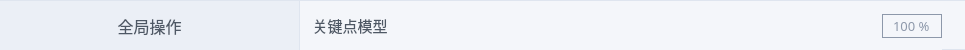
<?xml version="1.0" encoding="UTF-8"?>
<ui version="4.0">
 <class>Form</class>
 <widget class="QWidget" name="Form">
  <property name="geometry">
   <rect>
    <x>0</x>
    <y>0</y>
    <width>965</width>
    <height>50</height>
   </rect>
  </property>
  <property name="minimumSize">
   <size>
    <width>0</width>
    <height>50</height>
   </size>
  </property>
  <property name="maximumSize">
   <size>
    <width>16777215</width>
    <height>50</height>
   </size>
  </property>
  <property name="windowTitle">
   <string>Form</string>
  </property>
  <property name="styleSheet">
   <string notr="true"/>
  </property>
  <layout class="QVBoxLayout" name="verticalLayout">
   <property name="spacing">
    <number>0</number>
   </property>
   <property name="leftMargin">
    <number>0</number>
   </property>
   <property name="topMargin">
    <number>0</number>
   </property>
   <property name="rightMargin">
    <number>0</number>
   </property>
   <property name="bottomMargin">
    <number>0</number>
   </property>
   <item>
    <widget class="QFrame" name="frame">
     <property name="enabled">
      <bool>true</bool>
     </property>
     <property name="minimumSize">
      <size>
       <width>0</width>
       <height>50</height>
      </size>
     </property>
     <property name="maximumSize">
      <size>
       <width>16777215</width>
       <height>50</height>
      </size>
     </property>
     <property name="styleSheet">
      <string notr="true">background-color: #F4F6FA;
border-bottom: 1px solid #DFE5EF;
border-top: 1px solid #DFE5EF;
</string>
     </property>
     <layout class="QHBoxLayout" name="horizontalLayout">
      <property name="spacing">
       <number>0</number>
      </property>
      <property name="leftMargin">
       <number>0</number>
      </property>
      <property name="topMargin">
       <number>0</number>
      </property>
      <property name="rightMargin">
       <number>0</number>
      </property>
      <property name="bottomMargin">
       <number>0</number>
      </property>
      <item>
       <widget class="QFrame" name="frame_3">
        <property name="minimumSize">
         <size>
          <width>400</width>
          <height>50</height>
         </size>
        </property>
        <property name="maximumSize">
         <size>
          <width>400</width>
          <height>16777215</height>
         </size>
        </property>
        <property name="styleSheet">
         <string notr="true">border-style:none;</string>
        </property>
        <layout class="QHBoxLayout" name="horizontalLayout_3">
         <property name="spacing">
          <number>0</number>
         </property>
         <property name="leftMargin">
          <number>0</number>
         </property>
         <property name="topMargin">
          <number>0</number>
         </property>
         <property name="rightMargin">
          <number>0</number>
         </property>
         <property name="bottomMargin">
          <number>0</number>
         </property>
         <item>
          <widget class="QLabel" name="label_3">
           <property name="enabled">
            <bool>false</bool>
           </property>
           <property name="minimumSize">
            <size>
             <width>300</width>
             <height>0</height>
            </size>
           </property>
           <property name="maximumSize">
            <size>
             <width>300</width>
             <height>16777215</height>
            </size>
           </property>
           <property name="font">
            <font>
             <family>HarmonyOS Sans SC Medium</family>
             <pointsize>12</pointsize>
            </font>
           </property>
           <property name="styleSheet">
            <string notr="true">color:#4E5865;
background: #EBEFF6;
border-right: 1px solid #DFE5EF</string>
           </property>
           <property name="text">
            <string>全局操作</string>
           </property>
           <property name="alignment">
            <set>Qt::AlignCenter</set>
           </property>
          </widget>
         </item>
         <item>
          <widget class="QLabel" name="label_4">
           <property name="enabled">
            <bool>false</bool>
           </property>
           <property name="sizePolicy">
            <sizepolicy hsizetype="Fixed" vsizetype="Fixed">
             <horstretch>0</horstretch>
             <verstretch>0</verstretch>
            </sizepolicy>
           </property>
           <property name="minimumSize">
            <size>
             <width>100</width>
             <height>0</height>
            </size>
           </property>
           <property name="maximumSize">
            <size>
             <width>100</width>
             <height>16777215</height>
            </size>
           </property>
           <property name="font">
            <font>
             <family>HarmonyOS Sans SC Medium</family>
             <pointsize>11</pointsize>
            </font>
           </property>
           <property name="styleSheet">
            <string notr="true">color:#4E5865;
border-style:none;
margin: 10px 10px;</string>
           </property>
           <property name="text">
            <string>关键点模型</string>
           </property>
           <property name="alignment">
            <set>Qt::AlignCenter</set>
           </property>
          </widget>
         </item>
        </layout>
       </widget>
      </item>
      <item alignment="Qt::AlignLeft">
       <widget class="QFrame" name="frame_2">
        <property name="minimumSize">
         <size>
          <width>0</width>
          <height>50</height>
         </size>
        </property>
        <property name="styleSheet">
         <string notr="true">border-style:none;</string>
        </property>
        <layout class="QHBoxLayout" name="horizontalLayout_2">
         <property name="spacing">
          <number>15</number>
         </property>
         <property name="leftMargin">
          <number>12</number>
         </property>
         <property name="topMargin">
          <number>0</number>
         </property>
         <property name="rightMargin">
          <number>0</number>
         </property>
         <property name="bottomMargin">
          <number>0</number>
         </property>
         <item>
          <widget class="QPushButton" name="rectangle">
           <property name="enabled">
            <bool>false</bool>
           </property>
           <property name="sizePolicy">
            <sizepolicy hsizetype="Fixed" vsizetype="Fixed">
             <horstretch>0</horstretch>
             <verstretch>0</verstretch>
            </sizepolicy>
           </property>
           <property name="minimumSize">
            <size>
             <width>32</width>
             <height>32</height>
            </size>
           </property>
           <property name="cursor">
            <cursorShape>PointingHandCursor</cursorShape>
           </property>
           <property name="toolTip">
            <string>绘制矩形</string>
           </property>
           <property name="styleSheet">
            <string notr="true">QPushButton{
border-style:none;
background-image: url(:/tool_button/tool_button/rectangle.svg);
background-position: center;
background-repeat: norepeat;	
}
QPushButton:hover{
background-color: #DFE5EF;
background-image: url(:/tool_button/tool_button/rectangle.svg);
background-repeat: norepeat;
background-position: center;
}
QPushButton:pressed{
	background-image: url(:/tool_button/tool_button/rectangle_press.svg);
}
QPushButton:!enabled{
	background-image: url(:/tool_button/tool_button/rectangle_disable.svg);
}
QPushButton:checked{
	background-image: url(:/tool_button/tool_button/rectangle_active.svg);
}</string>
           </property>
           <property name="text">
            <string/>
           </property>
           <property name="checkable">
            <bool>true</bool>
           </property>
           <property name="checked">
            <bool>false</bool>
           </property>
          </widget>
         </item>
         <item>
          <widget class="QPushButton" name="polygon">
           <property name="enabled">
            <bool>false</bool>
           </property>
           <property name="sizePolicy">
            <sizepolicy hsizetype="Fixed" vsizetype="Fixed">
             <horstretch>0</horstretch>
             <verstretch>0</verstretch>
            </sizepolicy>
           </property>
           <property name="minimumSize">
            <size>
             <width>32</width>
             <height>32</height>
            </size>
           </property>
           <property name="cursor">
            <cursorShape>PointingHandCursor</cursorShape>
           </property>
           <property name="toolTip">
            <string>绘制多边形</string>
           </property>
           <property name="styleSheet">
            <string notr="true">QPushButton{
border-style:none;
background-image: url(:/tool_button/tool_button/polygon.svg);
background-position: center;
background-repeat: norepeat;	
}
QPushButton:hover{
background-color: #DFE5EF;
background-image: url(:/tool_button/tool_button/polygon.svg);
background-repeat: norepeat;
background-position: center;
}
QPushButton:pressed{
	background-image: url(:/tool_button/tool_button/polygon_press.svg);
}
QPushButton:!enabled{
	background-image: url(:/tool_button/tool_button/polygon_disable.svg);
}
QPushButton:checked{
	background-image: url(:/tool_button/tool_button/polygon_active.svg);
}</string>
           </property>
           <property name="text">
            <string/>
           </property>
           <property name="checkable">
            <bool>true</bool>
           </property>
           <property name="checked">
            <bool>false</bool>
           </property>
          </widget>
         </item>
         <item>
          <widget class="QPushButton" name="point">
           <property name="enabled">
            <bool>false</bool>
           </property>
           <property name="sizePolicy">
            <sizepolicy hsizetype="Fixed" vsizetype="Fixed">
             <horstretch>0</horstretch>
             <verstretch>0</verstretch>
            </sizepolicy>
           </property>
           <property name="minimumSize">
            <size>
             <width>32</width>
             <height>32</height>
            </size>
           </property>
           <property name="cursor">
            <cursorShape>PointingHandCursor</cursorShape>
           </property>
           <property name="toolTip">
            <string>绘制控制点</string>
           </property>
           <property name="styleSheet">
            <string notr="true">QPushButton{
border-style:none;
background-image: url(:/tool_button/tool_button/point.svg);
background-position: center;
background-repeat: norepeat;	
}
QPushButton:hover{
background-color: #DFE5EF;
background-image: url(:/tool_button/tool_button/point.svg);
background-repeat: norepeat;
background-position: center;
}
QPushButton:pressed{
	background-image: url(:/tool_button/tool_button/point_press.svg);
}
QPushButton:!enabled{
	background-image: url(:/tool_button/tool_button/point_disable.svg);
}
QPushButton:checked{
	background-image: url(:/tool_button/tool_button/point_active.svg);
}</string>
           </property>
           <property name="text">
            <string/>
           </property>
           <property name="checkable">
            <bool>true</bool>
           </property>
           <property name="checked">
            <bool>false</bool>
           </property>
          </widget>
         </item>
         <item>
          <widget class="QPushButton" name="edit">
           <property name="enabled">
            <bool>false</bool>
           </property>
           <property name="sizePolicy">
            <sizepolicy hsizetype="Fixed" vsizetype="Fixed">
             <horstretch>0</horstretch>
             <verstretch>0</verstretch>
            </sizepolicy>
           </property>
           <property name="minimumSize">
            <size>
             <width>32</width>
             <height>32</height>
            </size>
           </property>
           <property name="cursor">
            <cursorShape>PointingHandCursor</cursorShape>
           </property>
           <property name="toolTip">
            <string>编辑多边形</string>
           </property>
           <property name="styleSheet">
            <string notr="true">QPushButton{
border-style:none;
background-image: url(:/tool_button/tool_button/edit.svg);
background-position: center;
background-repeat: norepeat;	
}
QPushButton:hover{
background-color: #DFE5EF;
background-image: url(:/tool_button/tool_button/edit.svg);
background-repeat: norepeat;
background-position: center;
}
QPushButton:pressed{
	background-image: url(:/tool_button/tool_button/edit_press.svg);
}
QPushButton:!enabled{
	background-image: url(:/tool_button/tool_button/edit_disable.svg);
}
QPushButton:checked{
	background-image: url(:/tool_button/tool_button/edit_active.svg);
}</string>
           </property>
           <property name="text">
            <string/>
           </property>
           <property name="checkable">
            <bool>true</bool>
           </property>
           <property name="checked">
            <bool>false</bool>
           </property>
          </widget>
         </item>
         <item>
          <widget class="QPushButton" name="copy">
           <property name="enabled">
            <bool>false</bool>
           </property>
           <property name="sizePolicy">
            <sizepolicy hsizetype="Fixed" vsizetype="Fixed">
             <horstretch>0</horstretch>
             <verstretch>0</verstretch>
            </sizepolicy>
           </property>
           <property name="minimumSize">
            <size>
             <width>32</width>
             <height>32</height>
            </size>
           </property>
           <property name="cursor">
            <cursorShape>PointingHandCursor</cursorShape>
           </property>
           <property name="toolTip">
            <string>生成副本</string>
           </property>
           <property name="styleSheet">
            <string notr="true">QPushButton{
border-style:none;
background-image: url(:/tool_button/tool_button/copy.svg);
background-position: center;
background-repeat: norepeat;	
}
QPushButton:hover{
background-color: #DFE5EF;
background-image: url(:/tool_button/tool_button/copy.svg);
background-repeat: norepeat;
background-position: center;
}
QPushButton:pressed{
	background-image: url(:/tool_button/tool_button/copy_press.svg);
}
QPushButton:!enabled{
	background-image: url(:/tool_button/tool_button/copy_disable.svg);
}</string>
           </property>
           <property name="text">
            <string/>
           </property>
           <property name="checkable">
            <bool>true</bool>
           </property>
           <property name="checked">
            <bool>false</bool>
           </property>
          </widget>
         </item>
         <item>
          <widget class="QPushButton" name="delete_2">
           <property name="enabled">
            <bool>false</bool>
           </property>
           <property name="sizePolicy">
            <sizepolicy hsizetype="Fixed" vsizetype="Fixed">
             <horstretch>0</horstretch>
             <verstretch>0</verstretch>
            </sizepolicy>
           </property>
           <property name="minimumSize">
            <size>
             <width>32</width>
             <height>32</height>
            </size>
           </property>
           <property name="cursor">
            <cursorShape>PointingHandCursor</cursorShape>
           </property>
           <property name="toolTip">
            <string>删除多边形</string>
           </property>
           <property name="styleSheet">
            <string notr="true">QPushButton{
border-style:none;
background-image: url(:/tool_button/tool_button/delete.svg);
background-position: center;
background-repeat: norepeat;	
}
QPushButton:hover{
background-color: #DFE5EF;
background-image: url(:/tool_button/tool_button/delete.svg);
background-repeat: norepeat;
background-position: center;
}
QPushButton:pressed{
	background-image: url(:/tool_button/tool_button/delete_press.svg);
}
QPushButton:!enabled{
	background-image: url(:/tool_button/tool_button/delete_disable.svg);
}</string>
           </property>
           <property name="text">
            <string/>
           </property>
           <property name="checkable">
            <bool>true</bool>
           </property>
           <property name="checked">
            <bool>false</bool>
           </property>
          </widget>
         </item>
         <item>
          <widget class="QPushButton" name="color">
           <property name="enabled">
            <bool>false</bool>
           </property>
           <property name="sizePolicy">
            <sizepolicy hsizetype="Fixed" vsizetype="Fixed">
             <horstretch>0</horstretch>
             <verstretch>0</verstretch>
            </sizepolicy>
           </property>
           <property name="minimumSize">
            <size>
             <width>32</width>
             <height>32</height>
            </size>
           </property>
           <property name="cursor">
            <cursorShape>PointingHandCursor</cursorShape>
           </property>
           <property name="toolTip">
            <string>亮度与对比度</string>
           </property>
           <property name="styleSheet">
            <string notr="true">QPushButton{
border-style:none;
background-image: url(:/tool_button/tool_button/color.svg);
background-position: center;
background-repeat: norepeat;	
}
QPushButton:hover{
background-color: #DFE5EF;
background-image: url(:/tool_button/tool_button/color.svg);
background-repeat: norepeat;
background-position: center;
}
QPushButton:pressed{
	background-image: url(:/tool_button/tool_button/color_press.svg);
}
QPushButton:!enabled{
	background-image: url(:/tool_button/tool_button/color_disable.svg);
}</string>
           </property>
           <property name="text">
            <string/>
           </property>
           <property name="checkable">
            <bool>true</bool>
           </property>
           <property name="checked">
            <bool>false</bool>
           </property>
          </widget>
         </item>
         <item>
          <widget class="QPushButton" name="undo">
           <property name="enabled">
            <bool>false</bool>
           </property>
           <property name="sizePolicy">
            <sizepolicy hsizetype="Fixed" vsizetype="Fixed">
             <horstretch>0</horstretch>
             <verstretch>0</verstretch>
            </sizepolicy>
           </property>
           <property name="minimumSize">
            <size>
             <width>32</width>
             <height>32</height>
            </size>
           </property>
           <property name="cursor">
            <cursorShape>PointingHandCursor</cursorShape>
           </property>
           <property name="toolTip">
            <string>撤销上一次操作</string>
           </property>
           <property name="styleSheet">
            <string notr="true">QPushButton{
border-style:none;
background-image: url(:/tool_button/tool_button/undo.svg);
background-position: center;
background-repeat: norepeat;	
}
QPushButton:hover{
background-color: #DFE5EF;
background-image: url(:/tool_button/tool_button/undo.svg);
background-repeat: norepeat;
background-position: center;
}
QPushButton:pressed{
	background-image: url(:/tool_button/tool_button/undo_press.svg);
}
QPushButton:!enabled{
	background-image: url(:/tool_button/tool_button/undo_disable.svg);
}</string>
           </property>
           <property name="text">
            <string/>
           </property>
           <property name="checkable">
            <bool>true</bool>
           </property>
           <property name="checked">
            <bool>false</bool>
           </property>
          </widget>
         </item>
         <item>
          <widget class="QPushButton" name="prev">
           <property name="enabled">
            <bool>false</bool>
           </property>
           <property name="sizePolicy">
            <sizepolicy hsizetype="Fixed" vsizetype="Fixed">
             <horstretch>0</horstretch>
             <verstretch>0</verstretch>
            </sizepolicy>
           </property>
           <property name="minimumSize">
            <size>
             <width>32</width>
             <height>32</height>
            </size>
           </property>
           <property name="cursor">
            <cursorShape>PointingHandCursor</cursorShape>
           </property>
           <property name="toolTip">
            <string>上一张</string>
           </property>
           <property name="styleSheet">
            <string notr="true">QPushButton{
border-style:none;
background-image: url(:/tool_button/tool_button/prev.svg);
background-position: center;
background-repeat: norepeat;	
}
QPushButton:hover{
background-color: #DFE5EF;
background-image: url(:/tool_button/tool_button/prev.svg);
background-repeat: norepeat;
background-position: center;
}
QPushButton:pressed{
	background-image: url(:/tool_button/tool_button/prev_press.svg);
}
QPushButton:!enabled{
	background-image: url(:/tool_button/tool_button/prev_disable.svg);
}</string>
           </property>
           <property name="text">
            <string/>
           </property>
           <property name="checkable">
            <bool>true</bool>
           </property>
           <property name="checked">
            <bool>false</bool>
           </property>
          </widget>
         </item>
         <item>
          <widget class="QPushButton" name="next">
           <property name="enabled">
            <bool>false</bool>
           </property>
           <property name="sizePolicy">
            <sizepolicy hsizetype="Fixed" vsizetype="Fixed">
             <horstretch>0</horstretch>
             <verstretch>0</verstretch>
            </sizepolicy>
           </property>
           <property name="minimumSize">
            <size>
             <width>32</width>
             <height>32</height>
            </size>
           </property>
           <property name="cursor">
            <cursorShape>PointingHandCursor</cursorShape>
           </property>
           <property name="toolTip">
            <string>下一张</string>
           </property>
           <property name="styleSheet">
            <string notr="true">QPushButton{
border-style:none;
background-image: url(:/tool_button/tool_button/next.svg);
background-position: center;
background-repeat: norepeat;	
}
QPushButton:hover{
background-color: #DFE5EF;
background-image: url(:/tool_button/tool_button/next.svg);
background-repeat: norepeat;
background-position: center;
}
QPushButton:pressed{
	background-image: url(:/tool_button/tool_button/next_press.svg);
}
QPushButton:!enabled{
	background-image: url(:/tool_button/tool_button/next_disable.svg);
}</string>
           </property>
           <property name="text">
            <string/>
           </property>
           <property name="checkable">
            <bool>true</bool>
           </property>
           <property name="checked">
            <bool>false</bool>
           </property>
          </widget>
         </item>
         <item>
          <widget class="QSpinBox" name="zoom">
           <property name="enabled">
            <bool>false</bool>
           </property>
           <property name="minimumSize">
            <size>
             <width>60</width>
             <height>24</height>
            </size>
           </property>
           <property name="font">
            <font>
             <family>HarmonyOS Sans SC Medium</family>
             <pointsize>10</pointsize>
            </font>
           </property>
           <property name="toolTip">
            <string>显示比例</string>
           </property>
           <property name="styleSheet">
            <string notr="true">color:#8D98AA;
background: #F4F6FA;
border: 1px solid #8D98AA;</string>
           </property>
           <property name="alignment">
            <set>Qt::AlignCenter</set>
           </property>
           <property name="buttonSymbols">
            <enum>QAbstractSpinBox::NoButtons</enum>
           </property>
           <property name="suffix">
            <string> %</string>
           </property>
           <property name="prefix">
            <string/>
           </property>
           <property name="minimum">
            <number>1</number>
           </property>
           <property name="maximum">
            <number>1000</number>
           </property>
           <property name="value">
            <number>100</number>
           </property>
          </widget>
         </item>
        </layout>
       </widget>
      </item>
     </layout>
    </widget>
   </item>
  </layout>
 </widget>
 <resources>
  <include location="image.qrc"/>
 </resources>
 <connections/>
</ui>
